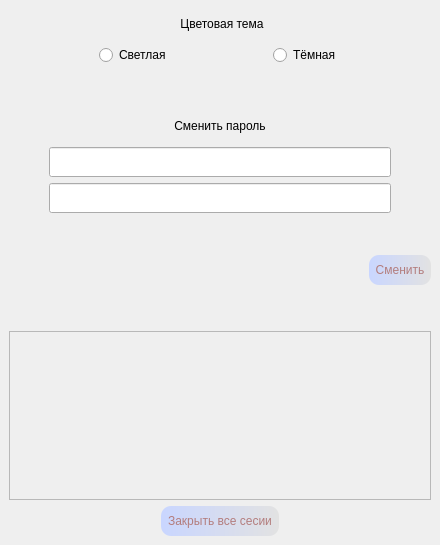
<?xml version="1.0" encoding="UTF-8"?>
<ui version="4.0">
 <class>qt</class>
 <widget class="QMainWindow" name="qt">
  <property name="geometry">
   <rect>
    <x>0</x>
    <y>0</y>
    <width>440</width>
    <height>545</height>
   </rect>
  </property>
  <property name="minimumSize">
   <size>
    <width>440</width>
    <height>545</height>
   </size>
  </property>
  <property name="maximumSize">
   <size>
    <width>440</width>
    <height>545</height>
   </size>
  </property>
  <property name="windowTitle">
   <string>qt</string>
  </property>
  <property name="layoutDirection">
   <enum>Qt::LeftToRight</enum>
  </property>
  <property name="styleSheet">
   <string notr="true">QPushButton {
	background-color: qlineargradient(spread:pad, x1:0, y1:0, x2:1, y2:0, stop:0 #c9d6ff, stop:1 #e2e2e2);
	color: #B37D7D;
	border: none;
	border-radius: 10px;
	text-align: center;
}
QPushButton:hover {
    background-color: qlineargradient(spread:pad, x1:0, y1:0, x2:1, y2:0, stop:0 #97A9E3, stop:1 #D2D2D2);
}
QPushButton:pressed {
    background-color: qlineargradient(spread:pad, x1:0, y1:0, x2:1, y2:0, stop:0 #7186CB, stop:1 #C0C0C0);
}
QLabel{background-color: None;}</string>
  </property>
  <property name="toolButtonStyle">
   <enum>Qt::ToolButtonIconOnly</enum>
  </property>
  <widget class="QWidget" name="centralWidget">
   <layout class="QGridLayout" name="gridLayout_3">
    <item row="3" column="0">
     <layout class="QHBoxLayout" name="horizontalLayout_2">
      <item>
       <spacer name="horizontalSpacer_2">
        <property name="orientation">
         <enum>Qt::Horizontal</enum>
        </property>
        <property name="sizeHint" stdset="0">
         <size>
          <width>40</width>
          <height>20</height>
         </size>
        </property>
       </spacer>
      </item>
      <item>
       <widget class="QPushButton" name="pushButton_2">
        <property name="minimumSize">
         <size>
          <width>0</width>
          <height>30</height>
         </size>
        </property>
        <property name="text">
         <string>  Сменить  </string>
        </property>
       </widget>
      </item>
     </layout>
    </item>
    <item row="6" column="0">
     <layout class="QHBoxLayout" name="horizontalLayout">
      <item>
       <spacer name="horizontalSpacer_3">
        <property name="orientation">
         <enum>Qt::Horizontal</enum>
        </property>
        <property name="sizeHint" stdset="0">
         <size>
          <width>40</width>
          <height>20</height>
         </size>
        </property>
       </spacer>
      </item>
      <item>
       <widget class="QPushButton" name="pushButton">
        <property name="minimumSize">
         <size>
          <width>0</width>
          <height>30</height>
         </size>
        </property>
        <property name="text">
         <string>  Закрыть все сесии  </string>
        </property>
       </widget>
      </item>
      <item>
       <spacer name="horizontalSpacer_6">
        <property name="orientation">
         <enum>Qt::Horizontal</enum>
        </property>
        <property name="sizeType">
         <enum>QSizePolicy::Expanding</enum>
        </property>
        <property name="sizeHint" stdset="0">
         <size>
          <width>40</width>
          <height>20</height>
         </size>
        </property>
       </spacer>
      </item>
     </layout>
    </item>
    <item row="4" column="0">
     <spacer name="verticalSpacer">
      <property name="orientation">
       <enum>Qt::Vertical</enum>
      </property>
      <property name="sizeType">
       <enum>QSizePolicy::Fixed</enum>
      </property>
      <property name="sizeHint" stdset="0">
       <size>
        <width>20</width>
        <height>40</height>
       </size>
      </property>
     </spacer>
    </item>
    <item row="2" column="0">
     <layout class="QGridLayout" name="gridLayout_2">
      <item row="2" column="2">
       <spacer name="horizontalSpacer_5">
        <property name="orientation">
         <enum>Qt::Horizontal</enum>
        </property>
        <property name="sizeType">
         <enum>QSizePolicy::Fixed</enum>
        </property>
        <property name="sizeHint" stdset="0">
         <size>
          <width>40</width>
          <height>20</height>
         </size>
        </property>
       </spacer>
      </item>
      <item row="1" column="1">
       <widget class="QLineEdit" name="lineEdit">
        <property name="minimumSize">
         <size>
          <width>0</width>
          <height>30</height>
         </size>
        </property>
        <property name="echoMode">
         <enum>QLineEdit::Password</enum>
        </property>
        <property name="alignment">
         <set>Qt::AlignCenter</set>
        </property>
       </widget>
      </item>
      <item row="0" column="1">
       <widget class="QLabel" name="label_2">
        <property name="minimumSize">
         <size>
          <width>0</width>
          <height>30</height>
         </size>
        </property>
        <property name="text">
         <string>Сменить пароль</string>
        </property>
        <property name="alignment">
         <set>Qt::AlignCenter</set>
        </property>
       </widget>
      </item>
      <item row="2" column="1">
       <widget class="QLineEdit" name="lineEdit_2">
        <property name="minimumSize">
         <size>
          <width>0</width>
          <height>30</height>
         </size>
        </property>
        <property name="echoMode">
         <enum>QLineEdit::Password</enum>
        </property>
        <property name="alignment">
         <set>Qt::AlignCenter</set>
        </property>
       </widget>
      </item>
      <item row="2" column="0">
       <spacer name="horizontalSpacer_4">
        <property name="orientation">
         <enum>Qt::Horizontal</enum>
        </property>
        <property name="sizeType">
         <enum>QSizePolicy::Fixed</enum>
        </property>
        <property name="sizeHint" stdset="0">
         <size>
          <width>40</width>
          <height>20</height>
         </size>
        </property>
       </spacer>
      </item>
      <item row="3" column="1">
       <widget class="QLabel" name="label_4">
        <property name="minimumSize">
         <size>
          <width>0</width>
          <height>30</height>
         </size>
        </property>
        <property name="text">
         <string/>
        </property>
        <property name="alignment">
         <set>Qt::AlignCenter</set>
        </property>
       </widget>
      </item>
     </layout>
    </item>
    <item row="5" column="0">
     <widget class="QScrollArea" name="scrollArea">
      <property name="widgetResizable">
       <bool>true</bool>
      </property>
      <widget class="QWidget" name="scrollAreaWidgetContents">
       <property name="geometry">
        <rect>
         <x>0</x>
         <y>0</y>
         <width>424</width>
         <height>145</height>
        </rect>
       </property>
      </widget>
     </widget>
    </item>
    <item row="1" column="0">
     <spacer name="verticalSpacer_2">
      <property name="orientation">
       <enum>Qt::Vertical</enum>
      </property>
      <property name="sizeType">
       <enum>QSizePolicy::Fixed</enum>
      </property>
      <property name="sizeHint" stdset="0">
       <size>
        <width>20</width>
        <height>40</height>
       </size>
      </property>
     </spacer>
    </item>
    <item row="0" column="0">
     <layout class="QGridLayout" name="gridLayout">
      <item row="1" column="2">
       <spacer name="horizontalSpacer">
        <property name="orientation">
         <enum>Qt::Horizontal</enum>
        </property>
        <property name="sizeHint" stdset="0">
         <size>
          <width>40</width>
          <height>20</height>
         </size>
        </property>
       </spacer>
      </item>
      <item row="1" column="1">
       <widget class="QRadioButton" name="radioButton">
        <property name="text">
         <string>Светлая</string>
        </property>
       </widget>
      </item>
      <item row="1" column="0">
       <spacer name="horizontalSpacer_7">
        <property name="orientation">
         <enum>Qt::Horizontal</enum>
        </property>
        <property name="sizeHint" stdset="0">
         <size>
          <width>40</width>
          <height>20</height>
         </size>
        </property>
       </spacer>
      </item>
      <item row="1" column="3">
       <widget class="QRadioButton" name="radioButton_2">
        <property name="text">
         <string>Тёмная</string>
        </property>
       </widget>
      </item>
      <item row="0" column="2">
       <widget class="QLabel" name="label_3">
        <property name="minimumSize">
         <size>
          <width>0</width>
          <height>30</height>
         </size>
        </property>
        <property name="text">
         <string>Цветовая тема</string>
        </property>
        <property name="alignment">
         <set>Qt::AlignCenter</set>
        </property>
       </widget>
      </item>
      <item row="1" column="4">
       <spacer name="horizontalSpacer_8">
        <property name="orientation">
         <enum>Qt::Horizontal</enum>
        </property>
        <property name="sizeHint" stdset="0">
         <size>
          <width>40</width>
          <height>20</height>
         </size>
        </property>
       </spacer>
      </item>
     </layout>
    </item>
   </layout>
  </widget>
 </widget>
 <resources/>
 <connections/>
</ui>
